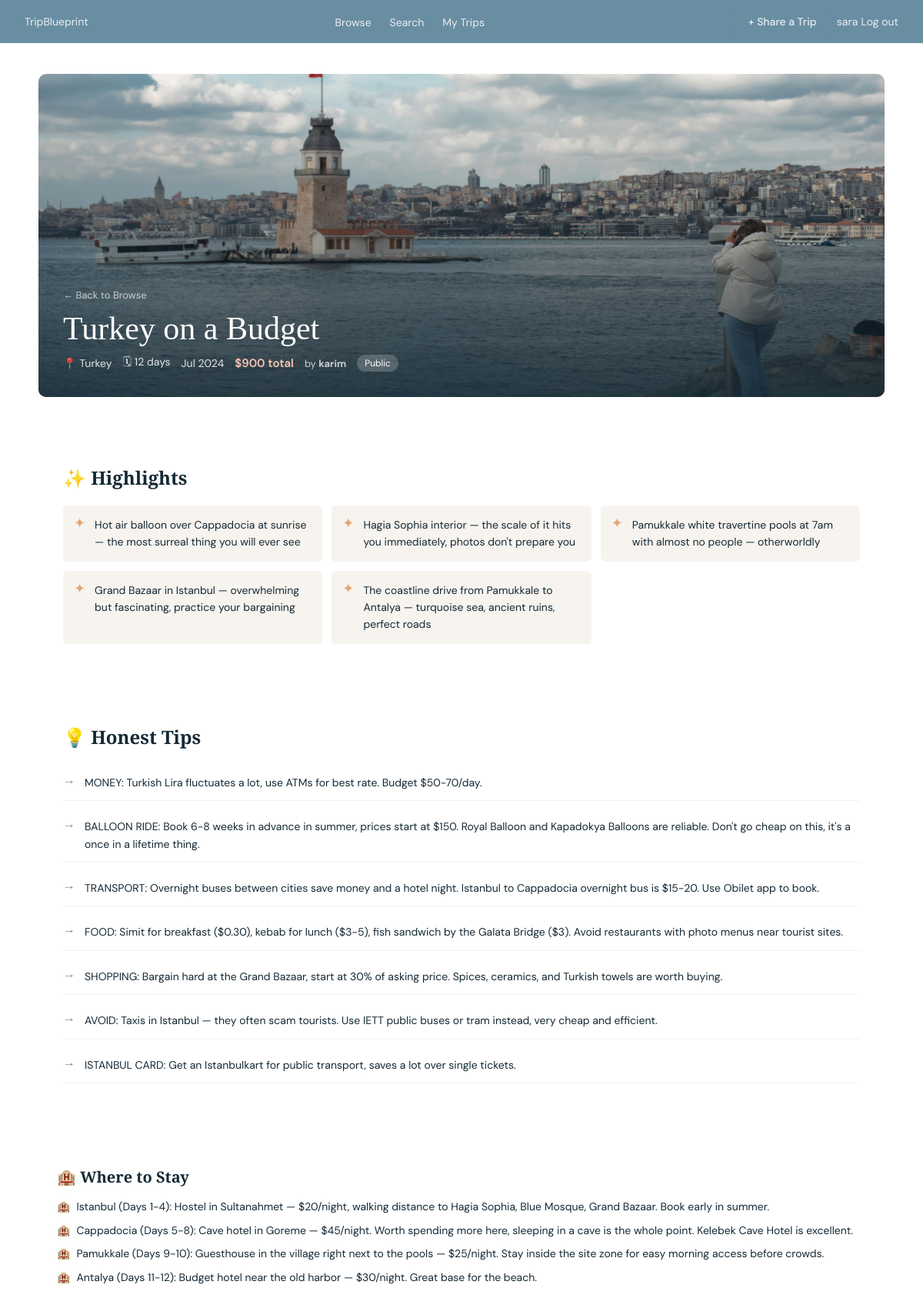
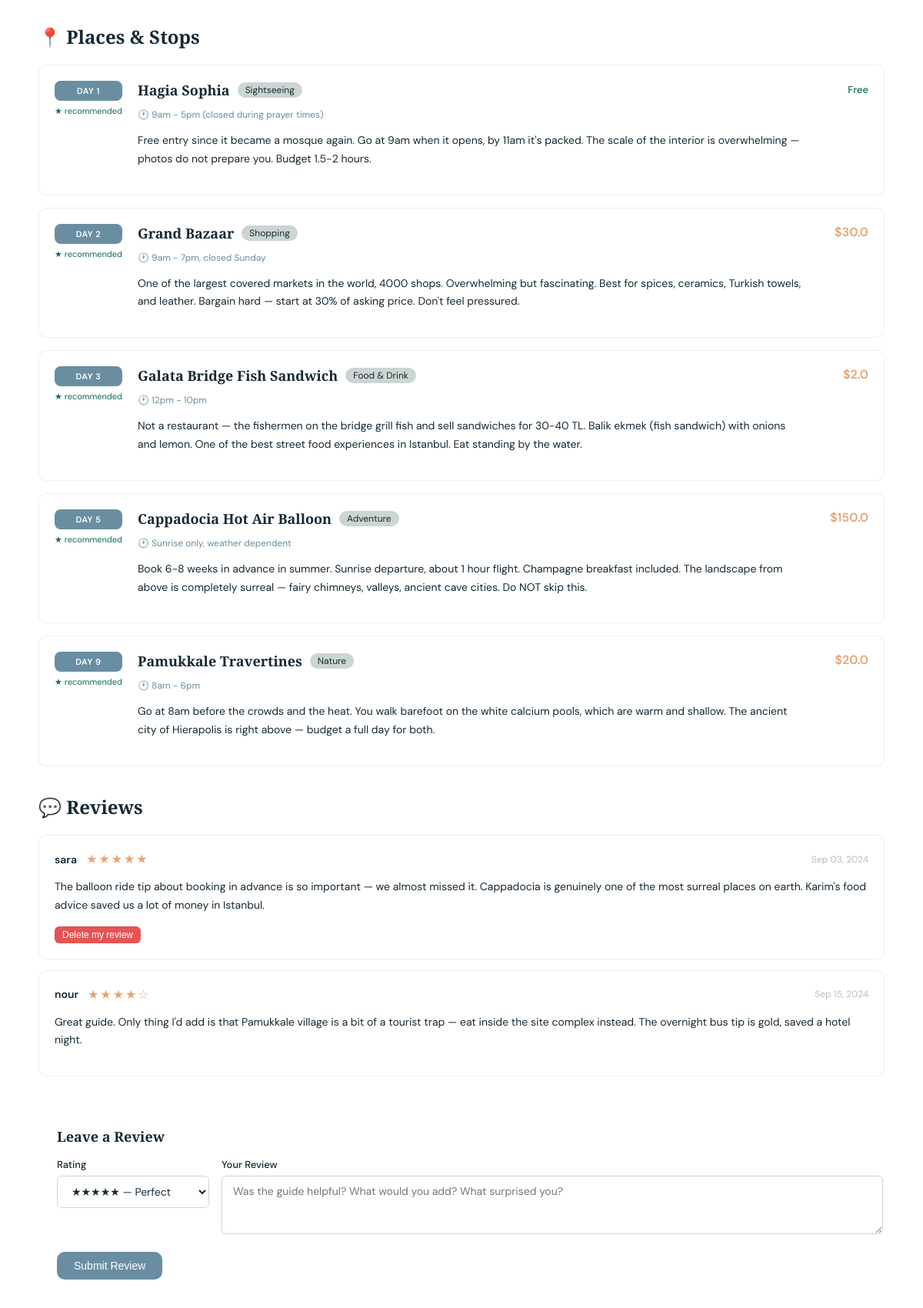
The app's page /trips/2 (signed in, upper part) with its own data (2 pictures, top to bottom).
### app/models.py (models this page shows)
class User(UserMixin, db.Model):
    id         = db.Column(db.Integer, primary_key=True)
    username   = db.Column(db.String(80), unique=True, nullable=False)
    email      = db.Column(db.String(120), unique=True, nullable=False)
    password   = db.Column(db.String(200), nullable=False)
    created_at = db.Column(db.DateTime, default=datetime.utcnow)
    trips     = db.relationship('Trip', backref='user', lazy=True)
    wishlists = db.relationship('Wishlist', backref='user', lazy=True)
    reviews   = db.relationship('Review', backref='user', lazy=True)

class Trip(db.Model):
    id          = db.Column(db.Integer, primary_key=True)
    user_id     = db.Column(db.Integer, db.ForeignKey('user.id'), nullable=False)
    name        = db.Column(db.String(100), nullable=False)
    destination = db.Column(db.String(100), nullable=False)
    start_date  = db.Column(db.Date)
    end_date    = db.Column(db.Date)
    budget      = db.Column(db.Float, default=0)
    is_public   = db.Column(db.Boolean, default=False)
    accommodation = db.Column(db.String(500))
    highlights    = db.Column(db.Text)
    tips          = db.Column(db.Text)
    duration_days = db.Column(db.Integer)
    image_filename = db.Column(db.String(200))
    places  = db.relationship('Place', backref='trip', lazy=True, cascade='all, delete-orphan')
    reviews = db.relationship('Review', backref='trip', lazy=True, cascade='all, delete-orphan')

class Place(db.Model):
    id       = db.Column(db.Integer, primary_key=True)
    trip_id  = db.Column(db.Integer, db.ForeignKey('trip.id'), nullable=False)
    name     = db.Column(db.String(100), nullable=False)
    category = db.Column(db.String(50))
    notes    = db.Column(db.Text)
    est_cost = db.Column(db.Float, default=0)
    day_number    = db.Column(db.Integer)
    opening_hours = db.Column(db.String(100))
    recommended   = db.Column(db.Boolean, default=True)

class Review(db.Model):
    id         = db.Column(db.Integer, primary_key=True)
    trip_id    = db.Column(db.Integer, db.ForeignKey('trip.id'), nullable=False)
    user_id    = db.Column(db.Integer, db.ForeignKey('user.id'), nullable=False)
    rating     = db.Column(db.Integer, nullable=False)   # 1–5
    comment    = db.Column(db.Text)
    created_at = db.Column(db.DateTime, default=datetime.utcnow)

### app/routes/trip_routes.py (the view)
@trip_bp.route('/trips/<int:id>')
@login_required
def trip_detail(id):
    trip = Trip.query.get_or_404(id)
    if not trip.is_public and trip.user_id != current_user.id:
        abort(403)
    places = Place.query.filter_by(trip_id=trip.id).all()
    return render_template('trip_detail.html', trip=trip, places=places)

### app/models.py (called while the page is built)
@login_manager.user_loader
def load_user(user_id):
    return User.query.get(int(user_id))

### app/templates/trip_detail.html (shortened to what this page needs)
{% extends "base.html" %}
{% block content %}
<div class="page">
  {% if trip.image_filename %}
  <div style="position:relative; height:420px; border-radius:var(--radius); overflow:hidden; margin-bottom:36px;">
    <img src="{{ url_for('static', filename='uploads/' + trip.image_filename) }}"
         style="width:100%; height:100%; object-fit:cover;" />
    <div style="position:absolute; inset:0; background:linear-gradient(to top, rgba(21,41,53,0.85) 0%, rgba(21,41,53,0.2) 60%, transparent 100%);"></div>
    <div style="position:absolute; bottom:0; left:0; padding:32px;">
      <a href="{{ url_for('trip.home') }}" style="font-size:13px; color:rgba(255,255,255,0.7); text-decoration:none; display:block; margin-bottom:12px;">← Back to Browse</a>
      <h1 style="font-family:var(--font-heading); font-size:42px; font-weight:500; color:var(--white); margin:0 0 10px; line-height:1.1;">{{ trip.name }}</h1>
      <div style="display:flex; gap:14px; flex-wrap:wrap; align-items:center;">
        <span style="font-size:14px; color:rgba(255,255,255,0.85);">📍 {{ trip.destination }}</span>
        {% if trip.duration_days %}
        <span style="font-size:14px; color:rgba(255,255,255,0.85);">🗓 {{ trip.duration_days }} days</span>
        {% endif %}
        {% if trip.start_date %}
        <span style="font-size:14px; color:rgba(255,255,255,0.85);">{{ trip.start_date.strftime('%b %Y') }}</span>
        {% endif %}
        <span style="font-size:15px; font-weight:600; color:var(--peach);">${{ trip.budget | int }} total</span>
        <span style="font-size:13px; color:rgba(255,255,255,0.75);">by <strong>{{ trip.user.username }}</strong></span>
        {% if trip.is_public %}
        <span style="font-size:12px; padding:3px 10px; border-radius:20px; background:rgba(255,255,255,0.2); color:var(--white);">Public</span>
        {% else %}
        <span style="font-size:12px; padding:3px 10px; border-radius:20px; background:rgba(255,255,255,0.2); color:var(--white);">Private</span>
        {% endif %}
      </div>
    </div>
  </div>
  {% endif %}
{% if trip.highlights or trip.tips %}
  <div style="margin-bottom:36px;">
    {% if trip.highlights %}
    <div style="background:rgba(255,255,255,0.88); backdrop-filter:blur(4px); border-radius:var(--radius); padding:32px; margin-bottom:20px;">
      <h2 style="font-family:var(--font-heading); font-size:24px; color:var(--navy); margin-bottom:20px;">✨ Highlights</h2>
      <div style="display:grid; grid-template-columns:repeat(auto-fill, minmax(280px, 1fr)); gap:12px;">
        {% for line in trip.highlights.split('\n') %}
          {% if line.strip() %}
          <div style="display:flex; gap:12px; align-items:flex-start; background:var(--sand); border-radius:var(--radius-sm); padding:14px;">
            <span style="color:var(--terra); font-size:18px; flex-shrink:0; line-height:1;">✦</span>
            <span style="font-size:14px; color:var(--navy); line-height:1.6;">{{ line.strip().lstrip('- ') }}</span>
          </div>
          {% endif %}
        {% endfor %}
      </div>
    </div>
    {% endif %}
    {% if trip.tips %}
    <div style="background:rgba(255,255,255,0.88); backdrop-filter:blur(4px); border-radius:var(--radius); padding:32px;">
      <h2 style="font-family:var(--font-heading); font-size:24px; color:var(--navy); margin-bottom:20px;">💡 Honest Tips</h2>
      <div style="display:flex; flex-direction:column; gap:10px;">
        {% for line in trip.tips.split('\n') %}
          {% if line.strip() %}
          <div style="display:flex; gap:12px; align-items:flex-start; padding:12px 0; border-bottom:1px solid rgba(0,0,0,0.05);">
            <span style="color:var(--blue); font-size:16px; flex-shrink:0; line-height:1; font-weight:600;">→</span>
            <span style="font-size:14px; color:var(--navy); line-height:1.6;">{{ line.strip().lstrip('- ') }}</span>
          </div>
          {% endif %}
        {% endfor %}
      </div>
    </div>
    {% endif %}
  </div>
  {% endif %}
  {% if trip.accommodation %}
  <div style="background:rgba(255,255,255,0.85); backdrop-filter:blur(4px); border-radius:var(--radius); padding:24px; margin-bottom:36px;">
    <h2 style="font-family:var(--font-heading); font-size:20px; color:var(--navy); margin-bottom:14px;">🏨 Where to Stay</h2>
    <ul style="list-style:none; padding:0; margin:0; display:flex; flex-direction:column; gap:8px;">
      {% for line in trip.accommodation.split('\n') %}
        {% if line.strip() %}
        <li style="font-size:14px; color:var(--navy); line-height:1.6; display:flex; gap:8px; align-items:flex-start;">
          <span style="color:var(--terra); flex-shrink:0;">🏨</span>
          <span>{{ line.strip().lstrip('- ') }}</span>
        </li>
        {% endif %}
      {% endfor %}
    </ul>
  </div>
  {% endif %}
  <div style="margin-bottom:36px;">
    <h2 style="font-family:var(--font-heading); font-size:24px; color:var(--navy); margin-bottom:20px;">📍 Places & Stops</h2>
    {% if places %}
    <div style="display:flex; flex-direction:column; gap:16px;">
      {% for place in places|sort(attribute='day_number') %}
      <div style="background:rgba(255,255,255,0.88); border:1px solid rgba(0,0,0,0.07); border-radius:var(--radius); padding:20px; display:grid; grid-template-columns:auto 1fr auto; gap:20px; align-items:start; backdrop-filter:blur(4px);">
        <div style="text-align:center; min-width:60px;">
          {% if place.day_number %}
          <div style="background:var(--blue); color:var(--white); border-radius:8px; padding:6px 10px; font-size:11px; font-weight:600; text-transform:uppercase; letter-spacing:0.05em;">Day {{ place.day_number }}</div>
          {% endif %}
          {% if place.recommended %}
          <div style="margin-top:6px; font-size:11px; color:#0F6E56;">★ recommended</div>
          {% else %}
          <div style="margin-top:6px; font-size:11px; color:#888;">skip it</div>
          {% endif %}
        </div>
        <div>
          <div style="display:flex; align-items:center; gap:10px; margin-bottom:6px; flex-wrap:wrap;">
            <h3 style="font-family:var(--font-heading); font-size:18px; color:var(--navy); margin:0;">{{ place.name }}</h3>
            <span style="font-size:12px; background:var(--sage); padding:2px 10px; border-radius:20px; color:var(--navy);">{{ place.category }}</span>
          </div>
          {% if place.opening_hours %}
          <p style="font-size:12px; color:var(--text-soft); margin-bottom:8px;">🕐 {{ place.opening_hours }}</p>
          {% endif %}
          {% if place.notes %}
          <p style="font-size:14px; color:var(--navy); line-height:1.7;">{{ place.notes }}</p>
          {% endif %}
        </div>
        <div style="text-align:right; min-width:60px;">
          {% if place.est_cost > 0 %}
          <span style="font-size:16px; font-weight:600; color:var(--terra);">${{ place.est_cost }}</span>
          {% else %}
          <span style="font-size:13px; color:#0F6E56; font-weight:500;">Free</span>
          {% endif %}
        </div>
      </div>
      {% endfor %}
    </div>
    {% else %}
    <p style="color:var(--text-soft); font-size:14px;">No places added yet.</p>
    {% endif %}
  </div>
  <div style="margin-bottom:36px;">
    <h2 style="font-family:var(--font-heading); font-size:24px; color:var(--navy); margin-bottom:20px;">💬 Reviews</h2>
    {% if trip.reviews %}
    <div style="display:flex; flex-direction:column; gap:14px; margin-bottom:24px;">
      {% for review in trip.reviews %}
      <div style="background:rgba(255,255,255,0.85); border:1px solid rgba(0,0,0,0.07); border-radius:var(--radius); padding:20px; backdrop-filter:blur(4px);">
        <div style="display:flex; justify-content:space-between; align-items:center; margin-bottom:10px;">
          <div style="display:flex; align-items:center; gap:12px;">
            <span style="font-size:14px; font-weight:600; color:var(--navy);">{{ review.user.username }}</span>
            <span style="color:var(--terra); font-size:16px; letter-spacing:2px;">
              {% for i in range(review.rating) %}★{% endfor %}{% for i in range(5 - review.rating) %}☆{% endfor %}
            </span>
          </div>
          <span style="font-size:12px; color:#bbb;">{{ review.created_at.strftime('%b %d, %Y') }}</span>
        </div>
        <p style="font-size:14px; color:var(--navy); line-height:1.7;">{{ review.comment }}</p>
        {% if current_user.is_authenticated and review.user_id == current_user.id %}
        <form method="POST" action="{{ url_for('place.delete_review', review_id=review.id) }}" style="margin-top:10px;">
          <button type="submit" class="btn-danger" style="font-size:12px; padding:4px 10px;">Delete my review</button>
        </form>
        {% endif %}
      </div>
      {% endfor %}
    </div>
    {% else %}
    <p style="color:var(--text-soft); font-size:14px; margin-bottom:24px;">No reviews yet — be the first.</p>
    {% endif %}
    {% if current_user.is_authenticated and trip.user_id != current_user.id %}
    <div style="background:rgba(255,255,255,0.85); border-radius:var(--radius); padding:24px; backdrop-filter:blur(4px);">
      <h3 style="font-family:var(--font-heading); font-size:18px; color:var(--navy); margin-bottom:16px;">Leave a Review</h3>
      <form method="POST" action="{{ url_for('place.add_review', trip_id=trip.id) }}">
        <div style="display:grid; grid-template-columns:200px 1fr; gap:14px; align-items:start;">
          <div class="form-group">
            <label>Rating</label>
            <select name="rating">
              <option value="5">★★★★★ — Perfect</option>
            </select>
          </div>
          <div class="form-group">
            <label>Your Review</label>
            <textarea name="comment" rows="3" placeholder="Was the guide helpful? What would you add? What surprised you?"></textarea>
          </div>
        </div>
        <button type="submit" class="btn-primary">Submit Review</button>
      </form>
    </div>
    {% endif %}
  </div>
</div>
{% endblock %}

### app/templates/base.html (shortened to what this page needs)
<!DOCTYPE html>
<html lang="en">
<head>
  <link rel="stylesheet" href="{{ url_for('static', filename='style.css') }}">
</head>
<body>
  <nav class="navbar">
    <a href="{{ url_for('auth.index') }}" class="navbar-logo">
      Trip<span>Blueprint</span>
    </a>
    <ul class="navbar-links">
      <li><a href="{{ url_for('trip.home') }}" class="{{ 'active' if request.endpoint == 'home' }}">Browse</a></li>
      <li><a href="{{ url_for('trip.search') }}" class="{{ 'active' if request.endpoint == 'search' }}">Search</a></li>
      {% if current_user.is_authenticated %}
      <li><a href="{{ url_for('trip.trips') }}" class="{{ 'active' if request.endpoint == 'my_trips' }}">My Trips</a></li>
      {% endif %}
    </ul>
    <div class="navbar-actions">
      {% if current_user.is_authenticated %}
        <a href="{{ url_for('trip.new_trip') }}" class="btn btn-primary btn-sm">+ Share a Trip</a>
        <a href="{{url_for('auth.profile')}}" class="btn btn-outline btn-sm">{{ current_user.username }}</a>
        <a href="{{ url_for('auth.logout') }}" class="btn btn-outline btn-sm">Log out</a>
      {% else %}
        <a href="{{ url_for('auth.login') }}" class="btn btn-outline btn-sm">Log in</a>
        <a href="{{ url_for('auth.register') }}" class="btn btn-primary btn-sm">Sign up</a>
      {% endif %}
    </div>
  </nav>
  <main class="main-content">
    {% block content %}{% endblock %}
  </main>
</body>
</html>

### app/static/style.css (style rules this page uses)
:root { --navy: #152935; --blue: #698ea2; --terra: #e4a576; --sage: #ccd5d2; --peach: #f9c5b0; --white: #ffffff; --text: #152935; --text-soft: #698ea2; --sand: #F7F3EE; --font-heading: 'Playfair Display', serif; --font-body: 'DM Sans', sans-serif; --radius: 10px; --radius-sm: 6px; }
body { font-family: var(--font-body); color: var(--text); margin: 0; font-family: var(var(--font-body)); color: var(--text); margin:0; background-image: url('/static/pexels-acstudiomatic-14526640.jpg'); background-size: cover; background-attachment: fixed; background-position: center; }
.navbar { background: var(--blue); padding: 0 32px; height: 56px; display: flex; align-items: center; justify-content: space-between; }
.navbar ul { display: flex; flex-direction: row; list-style: none; gap: 24px; margin: 0; padding: 0; }
.navbar a { color: var(--white); font-size: 14px; text-decoration: none; opacity: 0.85; }
.page { max-width: 1100px; margin: 0 auto; padding: 40px 32px; }
.btn-primary { background: var(--blue); color: var(--white); padding: 10px 22px; border-radius: var(--radius); border: none; font-size: 14px; font-weight: 500; cursor: pointer; text-decoration: none; display: inline-block; transition: opacity 0.15s; }
.btn-danger { background: #e55353; color: var(--white); padding: 8px 16px; border-radius: var(--radius-sm); border: none; font-size: 13px; cursor: pointer; transition: opacity 0.15s; }
.form-group { margin-bottom: 18px; }
.form-group label { display: block; font-size: 13px; font-weight: 500; color: var(--navy); margin-bottom: 6px; }
.form-group input, .form-group textarea, .form-group select { width: 99%; padding: 10px 14px; border: 1px solid var(--sage); border-radius: var(--radius-sm); font-size: 14px; font-family: var(--font-body); color: var(--navy); background: var(--white); outline: none; transition: border-color 0.15s; }
body { display: flex; flex-direction: column; min-height: 100vh; }
main.main-content { flex: 1; }

### records on screen
User: username "sara"
Trip: image_filename (picture), name "Turkey on a Budget", destination "Turkey", duration_days "12", start_date "Jul 2024", budget "900"
User: user.username "karim"
Place: day_number "1", recommended "★ recommended", name "Hagia Sophia", category "Sightseeing", opening_hours "9am - 5pm (closed during prayer times)", notes "Free entry since it became a mosque again. Go at 9am when it opens, by 11am it's packed. The scale of the interior is overwhelming — photos do not prepare you. Budget 1.5-2 hours.", est_cost "Free"
Place: day_number "2", recommended "★ recommended", name "Grand Bazaar", category "Shopping", opening_hours "9am - 7pm, closed Sunday", notes "One of the largest covered markets in the world, 4000 shops. Overwhelming but fascinating. Best for spices, ceramics, Turkish towels, and leather. Bargain hard — start at 30% of asking price. Don't feel pressured.", est_cost "30.0"
Place: day_number "3", recommended "★ recommended", name "Galata Bridge Fish Sandwich", category "Food & Drink", opening_hours "12pm - 10pm", notes "Not a restaurant — the fishermen on the bridge grill fish and sell sandwiches for 30-40 TL. Balik ekmek (fish sandwich) with onions and lemon. One of the best street food experiences in Istanbul. Eat standing by the water.", est_cost "2.0"
Place: day_number "5", recommended "★ recommended", name "Cappadocia Hot Air Balloon", category "Adventure", opening_hours "Sunrise only, weather dependent", notes "Book 6-8 weeks in advance in summer. Sunrise departure, about 1 hour flight. Champagne breakfast included. The landscape from above is completely surreal — fairy chimneys, valleys, ancient cave cities. Do NOT skip this.", est_cost "150.0"
Place: day_number "9", recommended "★ recommended", name "Pamukkale Travertines", category "Nature", opening_hours "8am - 6pm", notes "Go at 8am before the crowds and the heat. You walk barefoot on the white calcium pools, which are warm and shallow. The ancient city of Hierapolis is right above — budget a full day for both.", est_cost "20.0"
Review: user.username "sara", created_at "Sep 03, 2024", comment "The balloon ride tip about booking in advance is so important — we almost missed it. Cappadocia is genuinely one of the most surreal places on earth. Karim's food advice saved us a lot of money in Istanbul."
Review: user.username "nour", rating 4 (drawn), created_at "Sep 15, 2024", comment "Great guide. Only thing I'd add is that Pamukkale village is a bit of a tourist trap — eat inside the site complex instead. The overnight bus tip is gold, saved a hotel night."

### other values on screen
{{ line.strip().lstrip('- ') }} "Hot air balloon over Cappadocia at sunrise — the most surreal thing you will ever see" "Hagia Sophia interior — the scale of it hits you immediately, photos don't prepare you" "Pamukkale white travertine pools at 7am with almost no people — otherworldly" "Grand Bazaar in Istanbul — overwhelming but fascinating, practice your bargaining" "The coastline drive from Pamukkale to Antalya — turquoise sea, ancient ruins, perfect roads"
{{ line.strip().lstrip('- ') }} "MONEY: Turkish Lira fluctuates a lot, use ATMs for best rate. Budget $50-70/day." "BALLOON RIDE: Book 6-8 weeks in advance in summer, prices start at $150. Royal Balloon and Kapadokya Balloons are reliable. Don't go cheap on this, it's a once in a lifetime thing." "TRANSPORT: Overnight buses between cities save money and a hotel night. Istanbul to Cappadocia overnight bus is $15-20. Use Obilet app to book." "FOOD: Simit for breakfast ($0.30), kebab for lunch ($3-5), fish sandwich by the Galata Bridge ($3). Avoid restaurants with photo menus near tourist sites." "SHOPPING: Bargain hard at the Grand Bazaar, start at 30% of asking price. Spices, ceramics, and Turkish towels are worth buying." "AVOID: Taxis in Istanbul — they often scam tourists. Use IETT public buses or tram instead, very cheap and efficient." "ISTANBUL CARD: Get an Istanbulkart for public transport, saves a lot over single tickets."
{{ line.strip().lstrip('- ') }} "Istanbul (Days 1-4): Hostel in Sultanahmet — $20/night, walking distance to Hagia Sophia, Blue Mosque, Grand Bazaar. Book early in summer." "Cappadocia (Days 5-8): Cave hotel in Goreme — $45/night. Worth spending more here, sleeping in a cave is the whole point. Kelebek Cave Hotel is excellent." "Pamukkale (Days 9-10): Guesthouse in the village right next to the pools — $25/night. Stay inside the site zone for easy morning access before crowds." "Antalya (Days 11-12): Budget hotel near the old harbor — $30/night. Great base for the beach."
